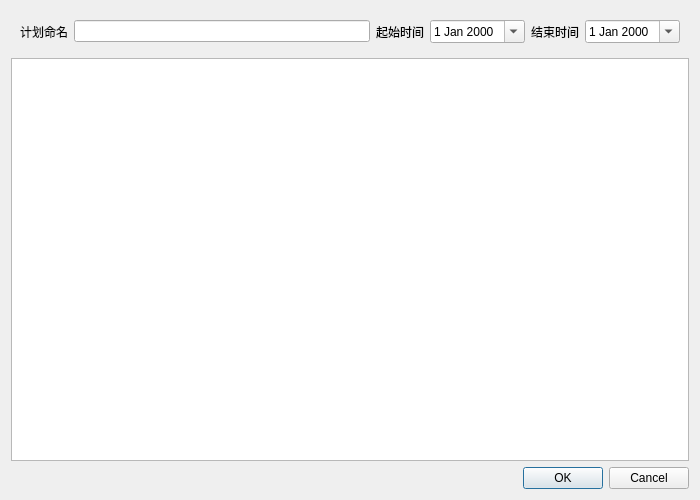
<?xml version="1.0" encoding="UTF-8"?>
<ui version="4.0">
 <class>DialogSelectStocks</class>
 <widget class="QDialog" name="DialogSelectStocks">
  <property name="geometry">
   <rect>
    <x>0</x>
    <y>0</y>
    <width>700</width>
    <height>500</height>
   </rect>
  </property>
  <property name="sizePolicy">
   <sizepolicy hsizetype="Expanding" vsizetype="Expanding">
    <horstretch>0</horstretch>
    <verstretch>0</verstretch>
   </sizepolicy>
  </property>
  <property name="windowTitle">
   <string>Select</string>
  </property>
  <layout class="QVBoxLayout" name="verticalLayout">
   <item>
    <widget class="QWidget" name="widget" native="true">
     <layout class="QHBoxLayout" name="horizontalLayout">
      <item>
       <widget class="QLabel" name="label">
        <property name="text">
         <string>计划命名</string>
        </property>
       </widget>
      </item>
      <item>
       <widget class="QLineEdit" name="plan_id_edit"/>
      </item>
      <item>
       <widget class="QLabel" name="label_2">
        <property name="text">
         <string>起始时间</string>
        </property>
       </widget>
      </item>
      <item>
       <widget class="QDateEdit" name="beg">
        <property name="calendarPopup">
         <bool>true</bool>
        </property>
       </widget>
      </item>
      <item>
       <widget class="QLabel" name="label_3">
        <property name="text">
         <string>结束时间</string>
        </property>
       </widget>
      </item>
      <item>
       <widget class="QDateEdit" name="end">
        <property name="calendarPopup">
         <bool>true</bool>
        </property>
       </widget>
      </item>
     </layout>
    </widget>
   </item>
   <item>
    <widget class="QTableWidget" name="table_stocks">
     <property name="selectionBehavior">
      <enum>QAbstractItemView::SelectionBehavior::SelectRows</enum>
     </property>
     <attribute name="verticalHeaderVisible">
      <bool>false</bool>
     </attribute>
    </widget>
   </item>
   <item>
    <widget class="QDialogButtonBox" name="buttonBox">
     <property name="standardButtons">
      <set>QDialogButtonBox::StandardButton::Cancel|QDialogButtonBox::StandardButton::Ok</set>
     </property>
    </widget>
   </item>
  </layout>
 </widget>
 <resources/>
 <connections/>
</ui>
